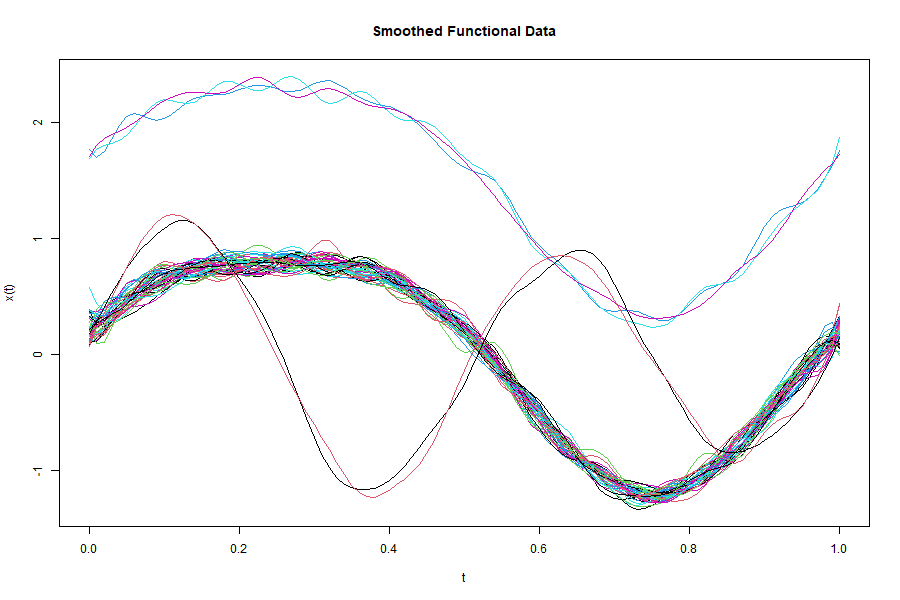

This chart was generated by the following R code:
rm(list = ls())
library(fda)

data <- readRDS("data/simulated.rds")
t <- data$t
Y <- data$Y
labels <- data$labels

basis <- create.bspline.basis(
  rangeval = c(0, 1),
  nbasis = 25,
  norder = 4
)
fd <- Data2fd(
  argvals = t,
  y = Y,
  basisobj = basis
)

Ysmooth <- eval.fd(t, fd)

saveRDS(
  list(t = t, Y = Y, Ysmooth = Ysmooth, fd = fd, labels = labels),
  file = "data/smoothed.rds"
)

png("figures/smooth.png", width = 900, height = 600)

matplot(
  t, Ysmooth,
  type = "l",
  lty = 1,
  xlab = "t",
  ylab = "x(t)",
  main = "Smoothed Functional Data"
)

dev.off()

cat("smoothing completed")
